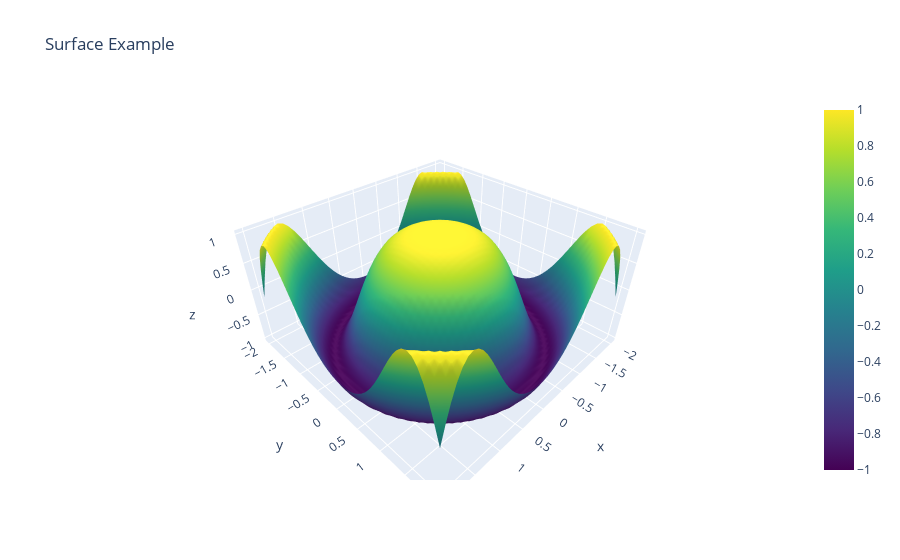

The notebook cell this image was saved under:
### Markdown cell above
### Scatter and Surface Plots

### Code cell
X,Y = np.meshgrid(np.linspace(-2,2,50), np.linspace(-2,2,50))
Z = np.cos(X**2 + Y**2)

trace = go.Surface(x=X, y=Y, z=Z, colorscale='viridis')
go.Figure(data = [trace], layout = go.Layout(title='Surface Example')).show()

### Figure 1 — Plotly figure (JSON) as saved in the notebook; plotly's stock layout.template omitted (floating-point values rounded to 4 significant figures; data arrays with more than 128 entries replaced by an {"elided": "..."} marker saying what was removed)
{"data": [{"colorscale": [[0, "#440154"], [0.1111, "#482878"], [0.2222, "#3e4989"], [0.3333, "#31688e"], [0.4444, "#26828e"], [0.5556, "#1f9e89"], [0.6667, "#35b779"], [0.7778, "#6ece58"], [0.8889, "#b5de2b"], [1, "#fde725"]], "type": "surface", "x": {"elided": "50x50 float values"}, "y": {"elided": "50x50 float values"}, "z": {"elided": "50x50 float values"}}], "layout": {"title": {"text": "Surface Example"}}}
